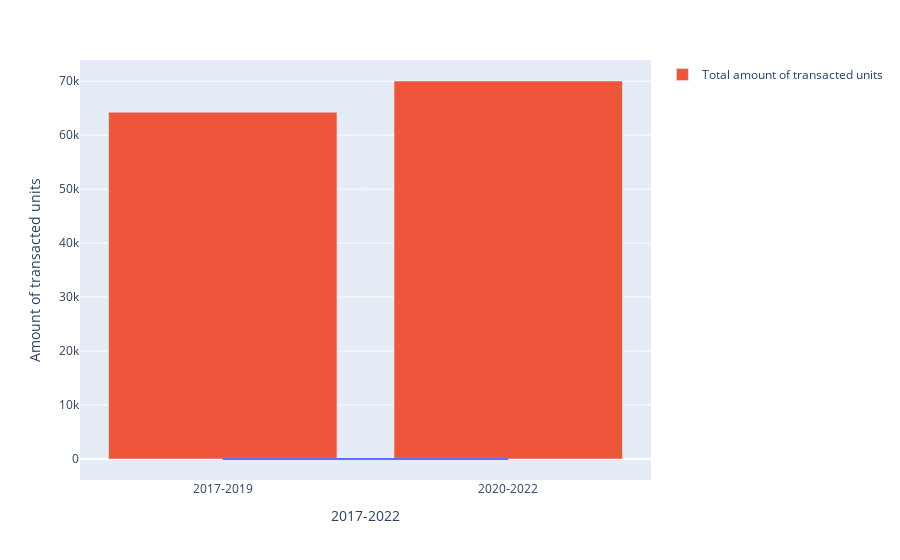

Source (notebook cell):
### Code cell
list_1 = ['2017-2019','2020-2022']

fig = px.line(x=list_1,
             labels=dict(x="2017-2022", y='Amount of transacted units', color="Time Period"))
fig.add_bar(x=list_1, y=[64256,70040], name="Total amount of transacted units")
fig.show()

### Figure 1 — Plotly figure (JSON) as saved in the notebook; plotly's stock layout.template omitted (floating-point values rounded to 4 significant figures)
{"data": [{"hovertemplate": "2017-2022=%{x}<br>Amount of transacted units=%{y}<extra></extra>", "legendgroup": "", "line": {"color": "#636efa", "dash": "solid"}, "marker": {"symbol": "circle"}, "mode": "lines", "name": "", "orientation": "h", "showlegend": false, "type": "scatter", "x": ["2017-2019", "2020-2022"], "xaxis": "x", "y": [0, 1], "yaxis": "y"}, {"name": "Total amount of transacted units", "type": "bar", "x": ["2017-2019", "2020-2022"], "y": [64256, 70040]}], "layout": {"legend": {"tracegroupgap": 0}, "margin": {"t": 60}, "xaxis": {"anchor": "y", "domain": [0, 1], "title": {"text": "2017-2022"}}, "yaxis": {"anchor": "x", "domain": [0, 1], "title": {"text": "Amount of transacted units"}}}}
